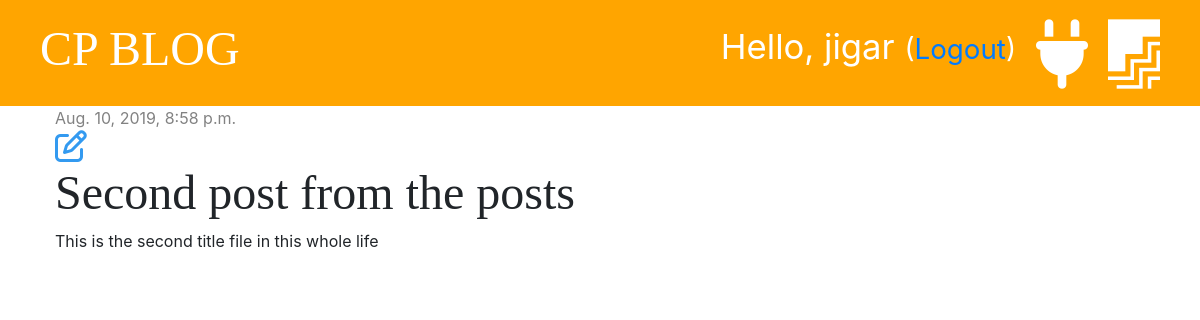
Before: /post/2/ (signed in) with the older database file.
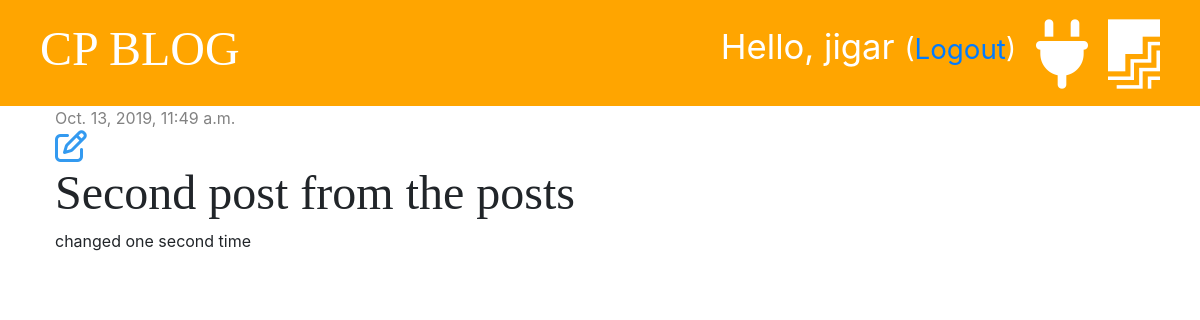
After: the same page with the newer database file.
### blog/models.py (models this page shows, shortened)
class Post(models.Model):
    author = models.ForeignKey('auth.User', on_delete=models.CASCADE)
    title = models.CharField(max_length=200)
    text = models.TextField()
    created_date = models.DateTimeField(default=timezone.now)
    published_date = models.DateTimeField(blank=True, null=True)

### blog/views.py (the view)
# urls.py: path('post/<int:pk>/', views.post_detail, name='post_detail'),
def post_detail(request, pk):
    post = get_object_or_404(Post, pk=pk)
    stuff_for_frontend = {'post': post}
    return render(request, 'blog/post_detail.html', stuff_for_frontend)

### blog/templates/blog/post_detail.html (shortened to what this page needs)
{% extends 'blog/base.html' %}
{% block content %}
        <div class="post">
            {% if post.published_date %}
                <div class="date">
                    {{ post.published_date }}
                 </div>
            {% else %}
                <a href="{% url 'post_publish' pk=post.pk %}"><button class="btn btn-primary">Publish</button></a>
            {% endif %}
            {% if user.is_authenticated %}
                <a href="{% url 'post_edit' pk=post.pk %} "><i class="far fa-edit fa-2x" style="color: #339af0;"></i></a>
            {% endif %}
            <h1> {{ post.title }}</h1>
            <p>{{ post.text|linebreaksbr}}</p>
        </div>
{% endblock%}

Changed rows visible on the page:
changed Post "Second post from the posts": published_date "Aug. 10, 2019, 8:58 p.m." → "Oct. 13, 2019, 11:49 a.m."; text "This is the second title file in this whole life" → "changed one second time"
